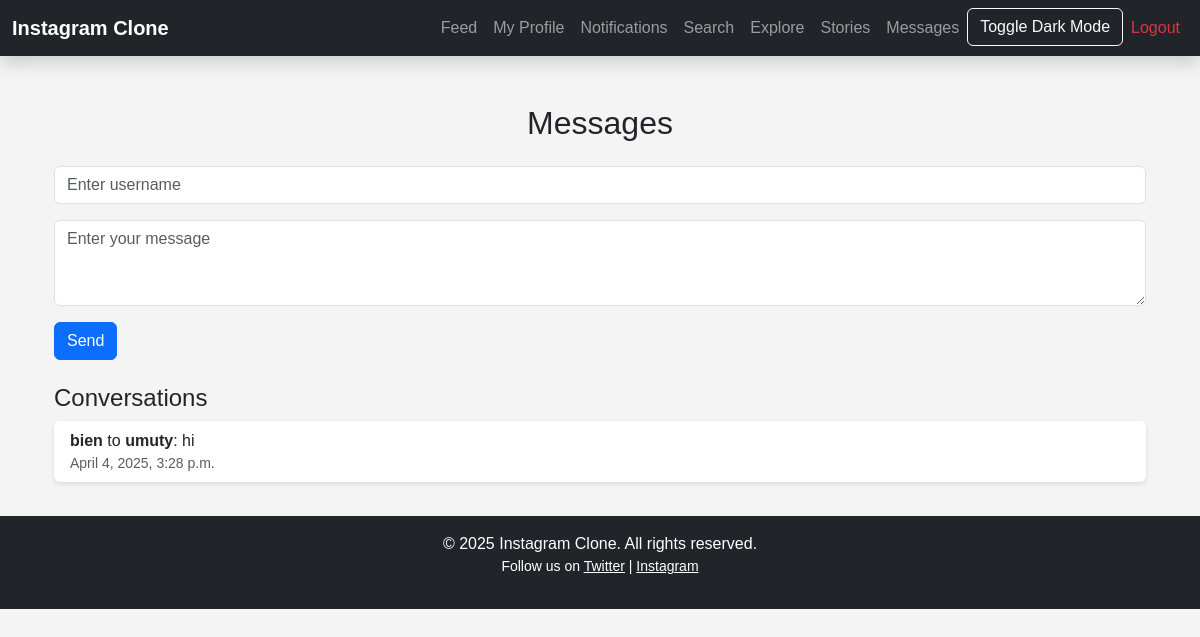
/messages/ (signed in), run on the app's committed database.
### users/models.py (models this page shows, shortened)
class Message(models.Model):
    sender = models.ForeignKey(User, on_delete=models.CASCADE, related_name='sent_messages')
    receiver = models.ForeignKey(User, on_delete=models.CASCADE, related_name='received_messages')
    content = models.TextField()
    created_at = models.DateTimeField(auto_now_add=True)

### users/views.py (the view, shortened to what this page needs)
# urls.py: path('messages/', views.messages_view, name='messages'),  # Messages URL
@login_required
def messages_view(request):
    conversations = Message.objects.filter(
        Q(sender=request.user) | Q(receiver=request.user)
    ).order_by('-created_at')
    return render(request, 'messages.html', {'conversations': conversations})

### templates/messages.html (shortened to what this page needs)
{% extends 'base.html' %}
{% block content %}
<div class="container mt-5">
    <h2 class="text-center mb-4">Messages</h2>
    <form method="POST" class="mb-4">
        <div class="mb-3">
            <input type="text" name="receiver" class="form-control" placeholder="Enter username" required>
        </div>
        <div class="mb-3">
            <textarea name="content" class="form-control" placeholder="Enter your message" rows="3" required></textarea>
        </div>
        <button type="submit" class="btn btn-primary">Send</button>
    </form>
    <h4>Conversations</h4>
    <ul class="list-group">
        {% for message in conversations %}
            <li class="list-group-item">
                <strong>{{ message.sender.username }}</strong> to <strong>{{ message.receiver.username }}</strong>: {{ message.content }}
                <small class="text-muted d-block">{{ message.created_at }}</small>
            </li>
        {% empty %}
            <p>No messages yet.</p>
        {% endfor %}
    </ul>
</div>
{% endblock %}

### static/css/styles.css (style rules this page uses)
body { background-color: #f4f4f4; font-family: 'Arial', sans-serif; }
.list-group-item { border: none; border-radius: 5px; box-shadow: 0 2px 4px rgba(0, 0, 0, 0.1); margin-bottom: 10px; }

### data on the page
Message: sender.username "bien", receiver.username "umuty", content "hi", created_at "April 4, 2025, 3:28 p.m."
